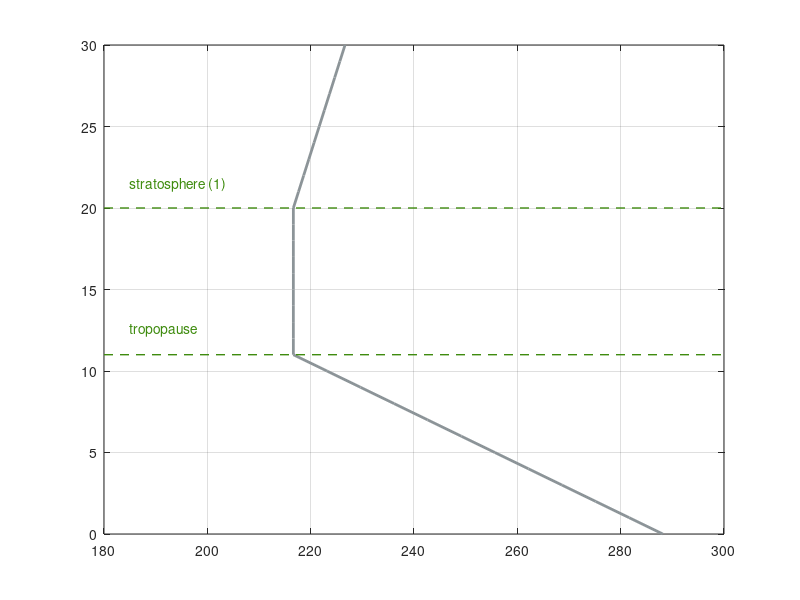

The MATLAB source for this figure: (Note: this script raises an error after producing the figure.)
%% STANDARD ATMOSPHERE CALCULATOR ===================================

clc
clear
close all

%% User input:
H = 30;                         % altitude [km]
FONT = 10;                      % fontsize for graphs
ftxt = 10;                      % fontsize for zone names
sealevel = [3 76 169] ./ 255;   % sea level conditions colour
target = [241 51 47] ./ 255;    % target conditions colour
zones = [140 148 152] ./ 255;	% atmospheric zones colour
bound = [62 139 14] ./ 255;     % zone boundaries colour
xtext = 185;                    % starting position of the zone name

%% Sea level condititions:
p0 = 101325;    % pressure [Pa]
T0 = 288.15;    % temperature [K]
rho0 = 1.225;   % density [kg/m^3]

%% Constants:
H = H*1000;     % altitude [m]
g = 9.80665;    % gravity constant [m/s^2]
R = 287.057;	% ideal gas constant (dry air) [m^2/(s^2 * K)]
step = 1000;	% step for the graphs

%% Lapse rates at different altitudes:
% TROPOSPHERE .......................................... (0-10.999)km
h_ts = 0;        % [m]
a_ts = -0.0065; % [K/m]
% TROPOPAUSE ========================================== (11-19.999)km
h_tp = 11000;   % [m]
a_tp = 0;       % [K/m] (isothermal)
% STRATOSPHERE ........................................ (20-31.999)km
h_ss1 = 20000;  % [m]
a_ss1 = 0.001;  % [K/m]
% ..................................................... (32-46.999)km
h_ss2 = 32000;  % [m]
a_ss2 = 0.0028; % [K/m]
% STRATOPAUSE ========================================= (47-50.999)km
h_sp = 47000;   % [m]
a_sp = 0;       % [K/m] (isothermal)
% MESOSPHERE .......................................... (51-70.999)km
h_ms1 = 51000;  % [m]
a_ms1 = -0.0028;% [K/m]
% ......................................................... (71-85)km
h_ms2 = 71000;  % [m]
a_ms2 = -0.002; % [K/m]
% ===================================================================
h_fin = 85000;  % [m]

%% Upper boundary parameters:
% Upper boundary of troposphere: ....................................
T_1 = T0 + a_ts * (h_tp - h_ts);
p_1 = p0*(T_1/T0)^(-g/(a_ts*R));
rho_1 = rho0*(T_1/T0)^(-g/(a_ts*R) - 1);
% Graph plotting data:
Y1 = h_ts:step:h_tp;
X1 = T0 + a_ts*(Y1 - h_ts);

% Upper boundary of tropopause: .....................................
T_2 = T_1;
p_2 = p_1 * exp(-(g/(R*T_2)) * (h_ss1 - h_tp));
rho_2 = rho_1 * exp(-(g/(R*T_2)) * (h_ss1 - h_tp));
% Graph plotting data:
Y2 = h_tp:step:h_ss1;
X2 = T_1 + a_tp*(Y2 - h_tp);

% Upper boundary of stratosphere (1): ...............................
T_3 = T_2 + a_ss1 * (h_ss2 - h_ss1);
p_3 = p_2*(T_3/T_2)^(-g/(a_ss1*R));
rho_3 = rho_2*(T_3/T_2)^(-g/(a_ss1*R) - 1);
% Graph plotting data:
Y3 = h_ss1:step:h_ss2;
X3 = T_2 + a_ss1*(Y3 - h_ss1);

% Upper boundary of stratosphere (2): ...............................
T_4 = T_3 + a_ss2 * (h_sp - h_ss2);
p_4 = p_3*(T_4/T_3)^(-g/(a_ss2*R));
rho_4 = rho_3*(T_4/T_3)^(-g/(a_ss2*R) - 1);
% Graph plotting data:
Y4 = h_ss2:step:h_sp;
X4 = T_3 + a_ss2*(Y4 - h_ss2);

% Upper boundary of stratopause: ....................................
T_5 = T_4;
p_5 = p_4 * exp(-(g/(R*T_5)) * (h_ms1 - h_sp));
rho_5 = rho_4 * exp(-(g/(R*T_5)) * (h_ms1 - h_sp));
% Graph plotting data:
Y5 = h_sp:step:h_ms1;
X5 = T_4 + a_sp*(Y5 - h_sp);

% Upper boundary of mezosphere (1): .................................
T_6 = T_5 + a_ms1 * (h_ms2 - h_ms1);
p_6 = p_5*(T_6/T_5)^(-g/(a_ms1*R));
rho_6 = rho_5*(T_6/T_5)^(-g/(a_ms1*R) - 1);
% Graph plotting data:
Y6 = h_ms1:step:h_ms2;
X6 = T_5 + a_ms1*(Y6 - h_ms1);

%% Temperature, pressure and density calculation:
if H > h_fin
    disp(['Altitude specified larger than 85 km.']);
elseif H < 0
    disp(['Altitude cannot be negative!']);
else
    disp(['Calculating for altitude ', num2str(H/1000), ' km.']);

    if H >= h_ts && H < h_tp  
        disp(['You are in the troposphere.']);
        zone = 'troposphere';
        % In the troposphere:
        T_fin = T0 + a_ts * (H - h_ts);
        p_fin = p0*(T_fin/T0)^(-g/(a_ts*R));
        rho_fin = rho0*(T_fin/T0)^(-g/(a_ts*R) - 1);
        
        Yend = h_ts:step:H;
        Xend = T0 + a_ts*(Yend - h_ts);
   
    elseif H >= h_tp && H < h_ss1  
        disp(['You are in the tropopause.']);
        disp(['The temperature is constant in this zone.']);
        zone = 'tropopause';
        % In the tropopause:
        T_fin = T_1;
        p_fin = p_1 * exp(-(g/(R*T_fin)) * (H - h_tp));
        rho_fin = rho_1 * exp(-(g/(R*T_fin)) * (H - h_tp));
        
        plot(X1, Y1/1000, 'Color', zones, 'LineStyle', '-', 'LineWidth', 2)
        hold on
        grid on
        line([180 300], [h_tp/1000 h_tp/1000], 'Color', bound, 'LineStyle', '--', 'LineWidth', 1)
        text(xtext, h_tp/1000+1.5, 'tropopause', 'Color', bound, 'FontSize', ftxt)
        
        Yend = h_tp:step:H;
        Xend = T_1 + a_tp*(Yend - h_tp);
        
    elseif H >= h_ss1 && H < h_ss2
        disp(['You are in the stratosphere (1).']);
        zone = 'stratosphere (1)';
        % In the stratosphere (1):
        T_fin = T_2 + a_ss1 * (H - h_ss1);
        p_fin = p_2*(T_fin/T_2)^(-g/(a_ss1*R));
        rho_fin = rho_2*(T_fin/T_2)^(-g/(a_ss1*R) - 1);    
        
        plot(X1, Y1/1000, 'Color', zones, 'LineStyle', '-', 'LineWidth', 2)
        hold on
        grid on
        plot(X2, Y2/1000, 'Color', zones, 'LineStyle', '-', 'LineWidth', 2)
        line([180 300], [h_tp/1000 h_tp/1000], 'Color', bound, 'LineStyle', '--', 'LineWidth', 1)
        line([180 300], [h_ss1/1000 h_ss1/1000], 'Color', bound, 'LineStyle', '--', 'LineWidth', 1)
        text(xtext, h_tp/1000+1.5, 'tropopause', 'Color', bound, 'FontSize', ftxt)
        text(xtext, h_ss1/1000+1.5, 'stratosphere (1)', 'Color', bound, 'FontSize', ftxt)
        
        Yend = h_ss1:step:H;
        Xend = T_2 + a_ss1*(Yend - h_ss1);
        
    elseif H >= h_ss2 && H < h_sp
        disp(['You are in the stratosphere (2).']);
        zone = 'stratosphere (2)';
        % In the stratosphere (2):
        T_fin = T_3 + a_ss2 * (H - h_ss2);
        p_fin = p_3*(T_fin/T_3)^(-g/(a_ss2*R));
        rho_fin = rho_3*(T_fin/T_3)^(-g/(a_ss2*R) - 1);     

        plot(X1, Y1/1000, 'Color', zones, 'LineStyle', '-', 'LineWidth', 2)
        hold on
        grid on
        plot(X2, Y2/1000, 'Color', zones, 'LineStyle', '-', 'LineWidth', 2)
        plot(X3, Y3/1000, 'Color', zones, 'LineStyle', '-', 'LineWidth', 2)
        line([180 300], [h_tp/1000 h_tp/1000], 'Color', bound, 'LineStyle', '--', 'LineWidth', 1)
        line([180 300], [h_ss1/1000 h_ss1/1000], 'Color', bound, 'LineStyle', '--', 'LineWidth', 1)        
        line([180 300], [h_ss2/1000 h_ss2/1000], 'Color', bound, 'LineStyle', '--', 'LineWidth', 1)  
        text(xtext, h_tp/1000+1.5, 'tropopause', 'Color', bound, 'FontSize', ftxt)
        text(xtext, h_ss1/1000+1.5, 'stratosphere (1)', 'Color', bound, 'FontSize', ftxt)
        text(xtext, h_ss2/1000+1.5, 'stratosphere (2)', 'Color', bound, 'FontSize', ftxt)
        
        Yend = h_ss2:step:H;
        Xend = T_3 + a_ss2*(Yend - h_ss2);
        
    elseif H >= h_sp && H < h_ms1
        disp(['You are in the stratopause.']);
        disp(['The temperature is constant in this zone.']);
        zone = 'stratopause';
        % In the stratopause:
        T_fin = T_4;
        p_fin = p_4 * exp(-(g/(R*T_fin)) * (H - h_sp));
        rho_fin = rho_4 * exp(-(g/(R*T_fin)) * (H - h_sp));

        plot(X1, Y1/1000, 'Color', zones, 'LineStyle', '-', 'LineWidth', 2)
        hold on
        grid on
        plot(X2, Y2/1000, 'Color', zones, 'LineStyle', '-', 'LineWidth', 2)
        plot(X3, Y3/1000, 'Color', zones, 'LineStyle', '-', 'LineWidth', 2)
        plot(X4, Y4/1000, 'Color', zones, 'LineStyle', '-', 'LineWidth', 2)
        line([180 300], [h_tp/1000 h_tp/1000], 'Color', bound, 'LineStyle', '--', 'LineWidth', 1)
        line([180 300], [h_ss1/1000 h_ss1/1000], 'Color', bound, 'LineStyle', '--', 'LineWidth', 1)        
        line([180 300], [h_ss2/1000 h_ss2/1000], 'Color', bound, 'LineStyle', '--', 'LineWidth', 1)          
        line([180 300], [h_sp/1000 h_sp/1000], 'Color', bound, 'LineStyle', '--', 'LineWidth', 1)   
        text(xtext, h_tp/1000+1.5, 'tropopause', 'Color', bound, 'FontSize', ftxt)
        text(xtext, h_ss1/1000+1.5, 'stratosphere (1)', 'Color', bound, 'FontSize', ftxt)
        text(xtext, h_ss2/1000+1.5, 'stratosphere (2)', 'Color', bound, 'FontSize', ftxt)
        text(xtext, h_sp/1000+1.5, 'stratopause', 'Color', bound, 'FontSize', ftxt)
        
        Yend = h_sp:step:H;
        Xend = T_4 + a_sp*(Yend - h_sp);

    elseif H >= h_ms1 && H < h_ms2
        disp(['You are in the mezosphere (1).']);      
        zone = 'mezosphere (1)';
        % In the mezosphere (1):
        T_fin = T_5 + a_ms1 * (H - h_ms1);
        p_fin = p_5*(T_fin/T_5)^(-g/(a_ms1*R));
        rho_fin = rho_5*(T_fin/T_5)^(-g/(a_ms1*R) - 1);     

        plot(X1, Y1/1000, 'Color', zones, 'LineStyle', '-', 'LineWidth', 2)
        hold on
        grid on
        plot(X2, Y2/1000, 'Color', zones, 'LineStyle', '-', 'LineWidth', 2)
        plot(X3, Y3/1000, 'Color', zones, 'LineStyle', '-', 'LineWidth', 2)
        plot(X4, Y4/1000, 'Color', zones, 'LineStyle', '-', 'LineWidth', 2)
        plot(X5, Y5/1000, 'Color', zones, 'LineStyle', '-', 'LineWidth', 2)
        line([180 300], [h_tp/1000 h_tp/1000], 'Color', bound, 'LineStyle', '--', 'LineWidth', 1)
        line([180 300], [h_ss1/1000 h_ss1/1000], 'Color', bound, 'LineStyle', '--', 'LineWidth', 1)        
        line([180 300], [h_ss2/1000 h_ss2/1000], 'Color', bound, 'LineStyle', '--', 'LineWidth', 1)          
        line([180 300], [h_sp/1000 h_sp/1000], 'Color', bound, 'LineStyle', '--', 'LineWidth', 1) 
        line([180 300], [h_ms1/1000 h_ms1/1000], 'Color', bound, 'LineStyle', '--', 'LineWidth', 1)
        text(xtext, h_tp/1000+1.5, 'tropopause', 'Color', bound, 'FontSize', ftxt)
        text(xtext, h_ss1/1000+1.5, 'stratosphere (1)', 'Color', bound, 'FontSize', ftxt)
        text(xtext, h_ss2/1000+1.5, 'stratosphere (2)', 'Color', bound, 'FontSize', ftxt)
        text(xtext, h_sp/1000+1.5, 'stratopause', 'Color', bound, 'FontSize', ftxt)
        text(xtext, h_ms1/1000+1.5, 'mezosphere (1)', 'Color', bound, 'FontSize', ftxt)
        
        Yend = h_ms1:step:H;
        Xend = T_5 + a_ms1*(Yend - h_ms1);

    elseif H >= h_ms2 && H <= h_fin
        disp(['You are in the mezosphere (2).']);
        zone = 'mezosphere (2)';
        % In the mezosphere (2):
        T_fin = T_6 + a_ms2 * (H - h_ms2);
        p_fin = p_6*(T_fin/T_6)^(-g/(a_ms2*R));
        rho_fin = rho_6*(T_fin/T_6)^(-g/(a_ms2*R) - 1);    
        
        plot(X1, Y1/1000, 'Color', zones, 'LineStyle', '-', 'LineWidth', 2)
        hold on
        grid on
        plot(X2, Y2/1000, 'Color', zones, 'LineStyle', '-', 'LineWidth', 2)
        plot(X3, Y3/1000, 'Color', zones, 'LineStyle', '-', 'LineWidth', 2)
        plot(X4, Y4/1000, 'Color', zones, 'LineStyle', '-', 'LineWidth', 2)
        plot(X5, Y5/1000, 'Color', zones, 'LineStyle', '-', 'LineWidth', 2)
        plot(X6, Y6/1000, 'Color', zones, 'LineStyle', '-', 'LineWidth', 2)
        line([180 300], [h_tp/1000 h_tp/1000], 'Color', bound, 'LineStyle', '--', 'LineWidth', 1)
        line([180 300], [h_ss1/1000 h_ss1/1000], 'Color', bound, 'LineStyle', '--', 'LineWidth', 1)        
        line([180 300], [h_ss2/1000 h_ss2/1000], 'Color', bound, 'LineStyle', '--', 'LineWidth', 1)          
        line([180 300], [h_sp/1000 h_sp/1000], 'Color', bound, 'LineStyle', '--', 'LineWidth', 1) 
        line([180 300], [h_ms1/1000 h_ms1/1000], 'Color', bound, 'LineStyle', '--', 'LineWidth', 1)
        line([180 300], [h_ms2/1000 h_ms2/1000], 'Color', bound, 'LineStyle', '--', 'LineWidth', 1)   
        if H == 85000
            line([180 300], [h_fin/1000 h_fin/1000], 'Color', bound, 'LineStyle', '--', 'LineWidth', 1) 
        end
        text(xtext, h_tp/1000+1.5, 'tropopause', 'Color', bound, 'FontSize', ftxt)
        text(xtext, h_ss1/1000+1.5, 'stratosphere (1)', 'Color', bound, 'FontSize', ftxt)
        text(xtext, h_ss2/1000+1.5, 'stratosphere (2)', 'Color', bound, 'FontSize', ftxt)
        text(xtext, h_sp/1000+1.5, 'stratopause', 'Color', bound, 'FontSize', ftxt)
        text(xtext, h_ms1/1000+1.5, 'mezosphere (1)', 'Color', bound, 'FontSize', ftxt)
        text(xtext, h_ms2/1000+1.5, 'mezosphere (2)', 'Color', bound, 'FontSize', ftxt)

        Yend = h_ms2:step:H;
        Xend = T_6 + a_ms2*(Yend - h_ms2);
        
    end

%% Displaying the results:
disp([' ']);
disp(['Temperature: ', num2str(T_fin), ' K']);
disp(['Pressure: ', num2str(p_fin), ' Pa']);
disp(['Density: ', num2str(rho_fin), ' kg/m^3']);

% Graph for the temperature change until the target altitude:
hfig1 = figure(1);
set(hfig1, 'units','normalized');
set(hfig1, 'Position', [0.5 0.1 0.3 0.8])
plot(Xend, Yend/1000, 'Color', zones, 'LineStyle', '-', 'LineWidth', 2)
hold on
grid on
plot(T_fin, H/1000, 'Color', target, 'LineStyle', '.', 'MarkerSize', 30)
[M] = graphs(FONT);
title(['Altitude = ', num2str(H/1000), ' km, ', zone]);
xlabel('T(h) [K]');
ylabel('altitude [km]')
text(xtext, h_ts/1000+1.5, 'troposphere', 'Color', bound, 'FontSize', ftxt)
xlim([180 300]);
ylim([h_ts/1000 (H+step)/1000]);
daspect([2 1 1])

print('-dpng', '-r300', ['altitude_', num2str(H/1000), '_km.png'])

% Subplot for temperature, pressure and density at the target altitude:
hfig2 = figure(2);
set(gcf, 'units','normalized');
set(hfig2, 'Position', [0.1 0.1 0.3 0.8])
subplot(3,1,1)
line([0, 1], [T0, T0], 'Color', sealevel, 'LineWidth', 2)
hold on
line([0, 1], [T_fin, T_fin], 'Color', target, 'LineWidth', 2)
legend({['T_0 = ', num2str(T0), ' K'], ['T_1 = ', num2str(T_fin), ' K']})
ylim([0 1.01*T0])
[M] = graphs(FONT);
xlabel('T(h) [K]');
title(['Altitude = ', num2str(H/1000), ' km, ', zone]);

subplot(3,1,2)
line([0, 1], [p0/1000, p0/1000], 'Color', sealevel, 'LineWidth', 2)
hold on
line([0, 1], [p_fin/1000, p_fin/1000], 'Color', target, 'LineWidth', 2)
legend({['p_0 = ', num2str(p0/1000), ' kPa'], ['p_1 = ', num2str(p_fin/1000), ' kPa']})
ylim([0 1.01*p0/1000])
[M] = graphs(FONT);
xlabel('p(h) [kPa]');

subplot(3,1,3)
line([0, 1], [rho0, rho0], 'Color', sealevel, 'LineWidth', 2)
hold on
line([0, 1], [rho_fin, rho_fin], 'Color', target, 'LineWidth', 2)
legend({['\rho_0 = ', num2str(rho0), ' kg/m^3'], ['\rho_1 = ', num2str(rho_fin), ' kg/m^3']})
ylim([0 1.01*rho0])
[M] = graphs(FONT);
xlabel('\rho(h) [kg/m^3]');

print('-dpng', '-r300', ['atmosphere_', num2str(H/1000), '_km.png'])

end